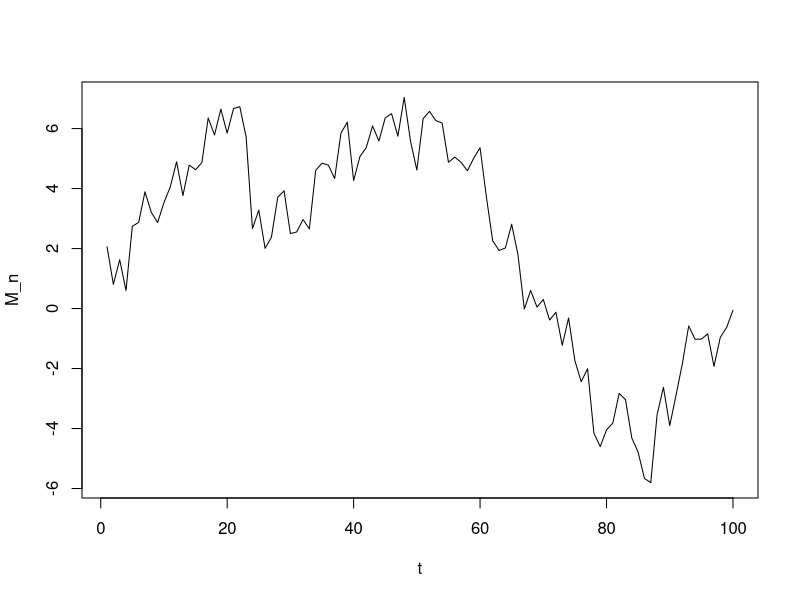
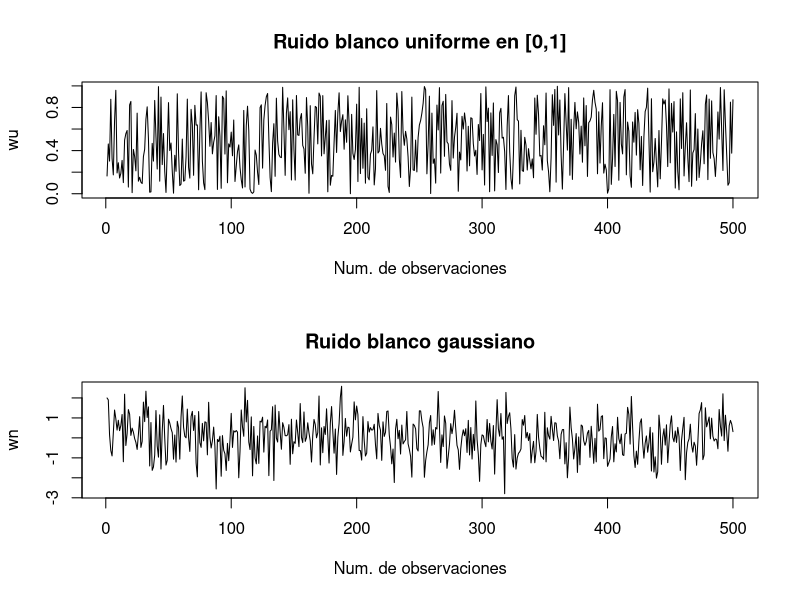
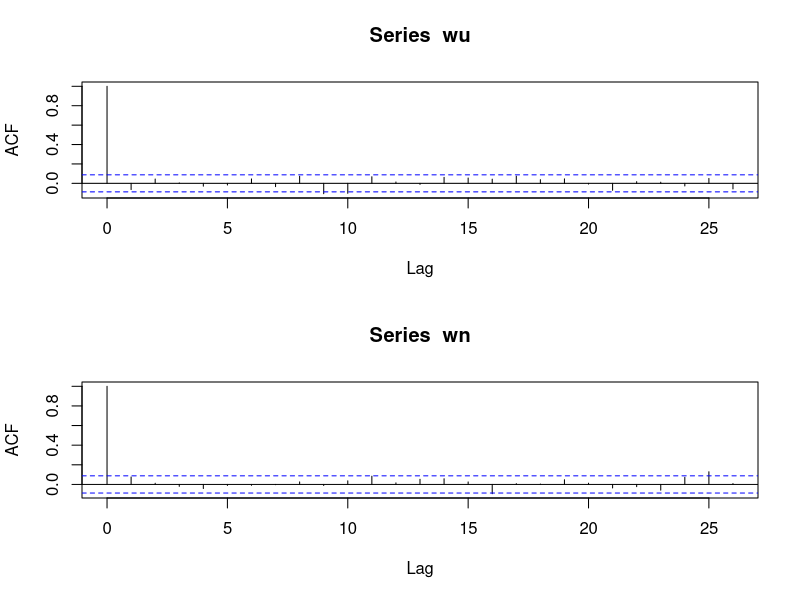
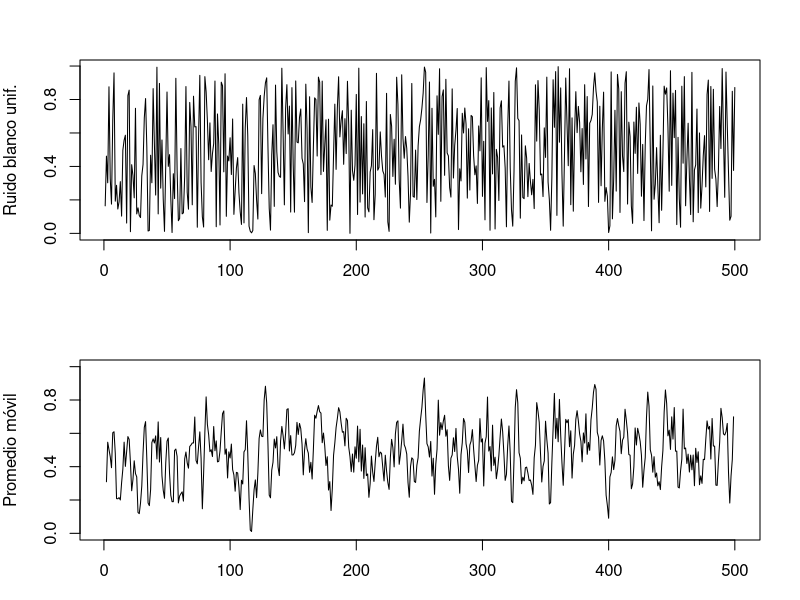
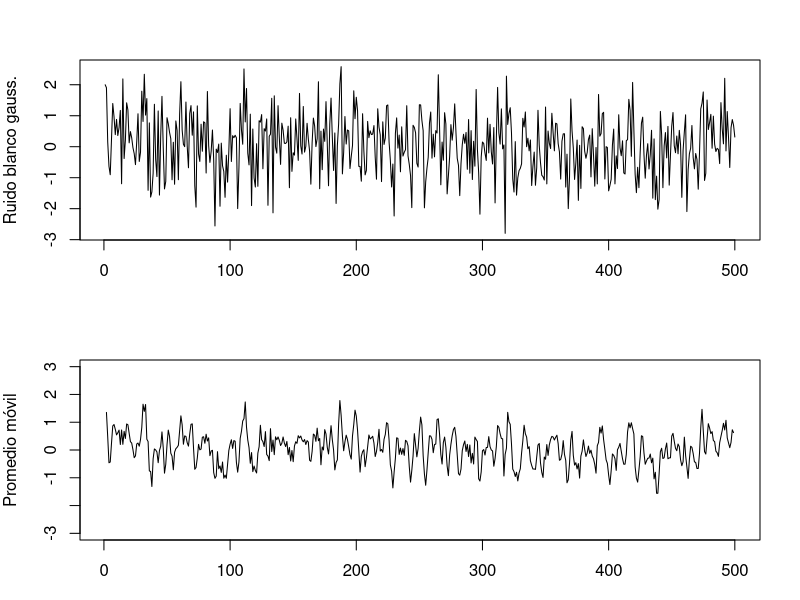
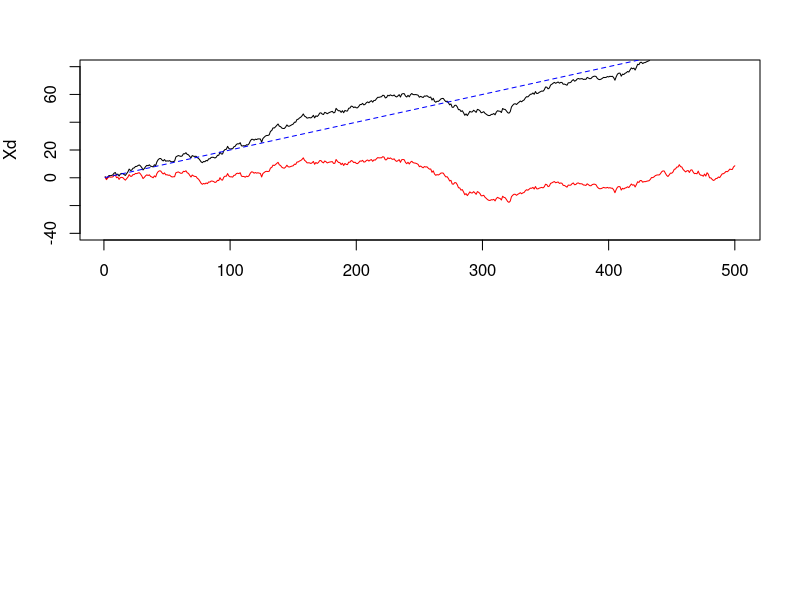

Recreate these plots in R, in order.
## ---- chunk 1
n=100
mu=0
sigma=1
X=rnorm(n,mu,sigma)
M=cumsum(X)
plot(M,type = "l",xlab = "t",ylab = "M_n")
## ---- chunk 2
#-----------------------------------------
# Ruidos blancos
#-----------------------------------------
# Uniforme [0,1]
wu=runif(500,0,1)
# Gaussiano
wn=rnorm(500,0,1)
# Graficos
par(mfrow=c(2,1))
plot(wu,type = "l",xlab = "Num. de observaciones",
     main = "Ruido blanco uniforme en [0,1]")
plot(wn,type = "l",xlab = "Num. de observaciones",
     main = "Ruido blanco gaussiano")
# Funciones de autocovarianza (ACF)
acf(wu)
acf(wn)
## ---- chunk 3
#------------------------------------------
# Promedio movil
#------------------------------------------
# Uniforme
vu=filter(wu,sides = 2,rep(1/3,3))
par(mfrow=c(2,1),mar=c(3,4,3,2))#
plot.ts(wu,xlab=" ",ylab="Ruido blanco unif.")
plot.ts(vu,ylim=c(0,1),ylab="Promedio móvil")
# Gaussiano
vn=filter(wn,sides = 2,rep(1/3,3))
par(mfrow=c(2,1),mar=c(3,4,3,2))
plot.ts(wn,xlab=" ",ylab="Ruido blanco gauss.")
plot.ts(vn,ylim=c(-3,3),ylab="Promedio móvil")
## ---- chunk 4
set.seed(154)
w=rnorm(500,0,1)
X=cumsum(w)
wd=w+0.2; Xd=cumsum(wd)
plot.ts(Xd,ylim=c(-40,80))
lines(X,col="red")
lines(0.2*(1:500),lty="dashed",col="blue")
